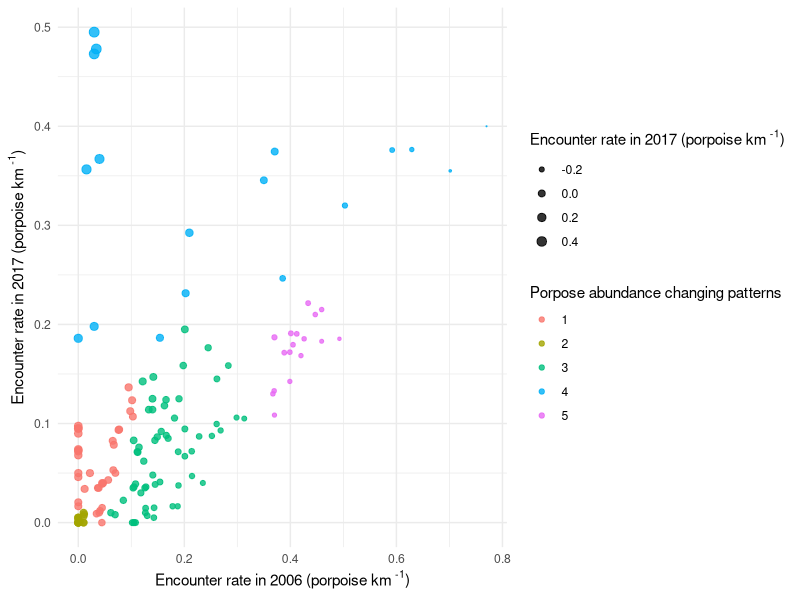
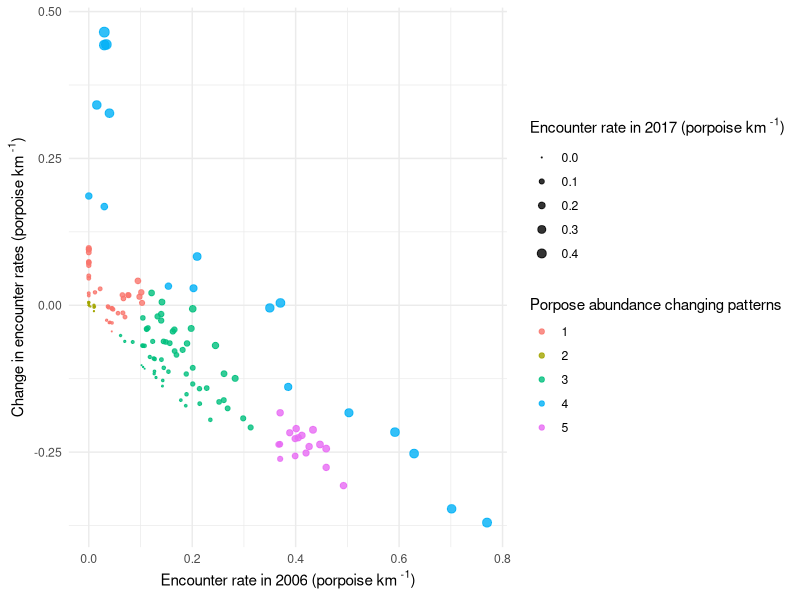
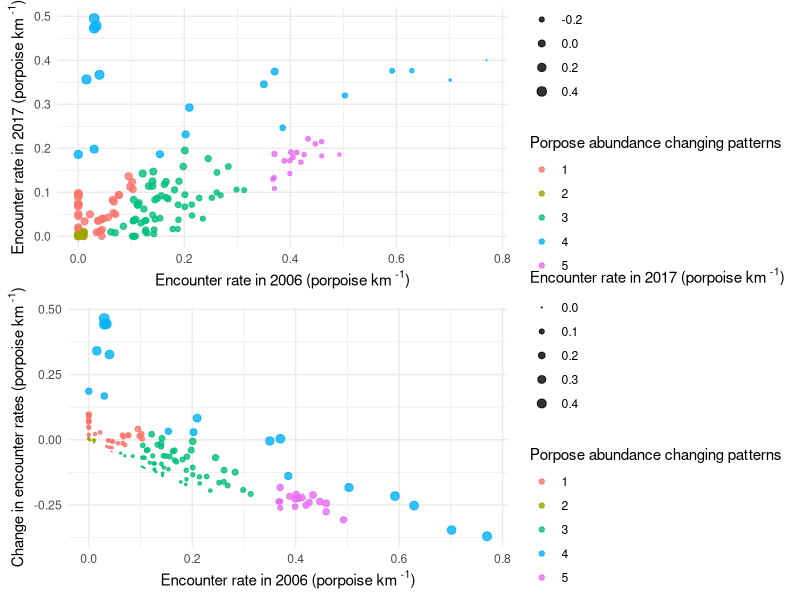

These figures' R source, in order:
## ---- chunk 1
library(tidyverse)
library(mclust)
library(nnet)
library(broom)
library(gridExtra)
## ---- chunk 2
seg_wise_abund_df <- read.csv(file="../../data/analysis_outputs/animal_distribution/segment_wise_porpoise_abundance.csv")
head(seg_wise_abund_df, 5)
## ---- chunk 3
group_levels <- seg_wise_abund_df$groups[1:150]
abund_df <- seg_wise_abund_df %>%
    dplyr::select(groups, year, segment_mean, reserve, reserve_without_nj) %>%
    dplyr::mutate(groups = factor(groups, levels=group_levels)) %>%
    dplyr::mutate(group_levels = as.numeric(groups)) %>%
    tidyr::pivot_wider(., names_from = year, values_from = segment_mean) %>%
    dplyr::rename(abund_06 = "2006", abund_17 = "2017") %>%
    dplyr::mutate(abund_change = abund_17 - abund_06) %>%
    dplyr::filter(group_levels <= 145) |> 
    dplyr::select(groups, group_levels, abund_06, abund_17, abund_change, reserve, reserve_without_nj)
head(abund_df, 5)
## ---- chunk 4
seg_wise_floodplain_df <-
    read.csv(file="../../data/analysis_outputs/trend_analysis/floodplain_area_regression_results.csv")

group_lvls <- seg_wise_floodplain_df$groups
floodplain_df <- seg_wise_floodplain_df %>%
    mutate(groups = factor(groups, levels=group_lvls)) %>%
    mutate(group_levels = as.numeric(groups)) %>%
    mutate(flp_area_trend = case_when((p_value < 0.05 & slope < 0) ~ "decreased",
                                TRUE ~ "stable")) %>%
    mutate(flp_area_trend = factor(flp_area_trend, 
                                    levels = c("decreased", "stable"))) |> 
    dplyr::select(groups, group_levels, flp_area_trend)

head(floodplain_df, 5)
## ---- chunk 5
seg_wise_cropland_df <- read.csv(file="../../data/analysis_outputs/trend_analysis/cropland_perc_regression_results.csv")

cropland_df <- seg_wise_cropland_df %>%
    mutate(groups = factor(groups, levels=group_lvls)) %>%
    mutate(group_levels = as.numeric(groups)) %>%
    mutate(crop_perc_trend = case_when((p_value < 0.05 & slope > 0) ~ "increased",
                             TRUE ~ "stable")) %>% 
    mutate(crop_perc_trend = factor(crop_perc_trend, 
                                    levels = c("increased", "stable"))) |> 
    dplyr::select(groups, group_levels, crop_perc_trend)
head(cropland_df, 5)
## ---- chunk 6
seg_wise_urban_df <- read.csv(file="../../data/analysis_outputs/trend_analysis/urban_cluster_results.csv")

urban_df <- seg_wise_urban_df %>%
    mutate(groups = factor(groups, levels=group_lvls)) %>%
    mutate(group_levels = as.numeric(groups)) %>%
    filter(group_levels <= 145) %>%
    droplevels() %>%
    mutate(urban_levels = case_when(
       development_levels=="less-developed" ~ "Less developed",
       development_levels=="fast-developing" ~ "Fast developing",
       TRUE ~ "Developed")) %>%
    mutate(urban_levels = factor(urban_levels, 
       levels = c("Developed", "Fast developing", "Less developed"))) |> 
    dplyr::select(groups, group_levels, urban_levels)
head(urban_df, 5)
## ---- chunk 7
df <- abund_df |> 
    left_join(floodplain_df, by=c("groups", "group_levels")) |> 
    left_join(cropland_df, by=c("groups", "group_levels")) |> 
    left_join(urban_df, by=c("groups", "group_levels"))
df
## ---- chunk 8
data_scaled <- scale(df[, c("abund_06", "abund_17", "abund_change")])
## ---- chunk 9
numComponents <- 1:5
covarianceModels <- c("EII", "EEI", "VII", "VEE", "EVI", "EEE", "EVE", "EVV", "VVV")

# Initialize a data frame to store BIC values for each model
bic_values <- matrix(nrow = length(numComponents), ncol = length(covarianceModels), dimnames = list(numComponents, covarianceModels))

# Loop through each type of covariance model
for(model in covarianceModels) {
    # Fit the GMM for each covariance type across a range of components
    fit <- Mclust(data_scaled, G = numComponents, modelNames = model)
    print(model)
    print(fit$BIC)
}
## ---- chunk 10
gmm_result <- Mclust(data_scaled, G=5, modelNames = "VII")
print(gmm_result$BIC)
summary(gmm_result)
df$gmm_cluster <- as.factor(gmm_result$classification)
## ---- chunk 11
pattern_plot1 <- ggplot(
  df, aes(x = abund_06, y = abund_17, size = abund_change, color = gmm_cluster)
  ) +
  geom_point(alpha = 0.8) +  
  scale_size_continuous(range = c(0.1, 3)) +
  labs(x = expression(paste("Encounter rate in 2006 ", "(", "porpoise km"^" -1", ")")),
       y = expression(paste("Encounter rate in 2017 ", "(", "porpoise km"^" -1", ")")),
       size = expression(paste("Encounter rate in 2017 ", "(", "porpoise km"^" -1", ")")),
       color = "Porpose abundance changing patterns") +
  # ggtitle("Scatter Plot of Porpoise Abundance by Cluster") +
  theme_minimal()
pattern_plot1
## ---- chunk 12
pattern_plot2 <- ggplot(
  df, aes(x = abund_06, y = abund_change, size = abund_17, color = gmm_cluster)
  ) +
  geom_point(alpha = 0.8) +  
  scale_size_continuous(range = c(0.1, 3)) +
  labs(x = expression(paste("Encounter rate in 2006 ", "(", "porpoise km"^" -1", ")")),
       y = expression(paste("Change in encounter rates ", "(", "porpoise km"^" -1", ")")),
       size = expression(paste("Encounter rate in 2017 ", "(", "porpoise km"^" -1", ")")),
       color = "Porpose abundance changing patterns") +
  # ggtitle("Scatter Plot of Porpoise Abundance by Cluster") +
  theme_minimal()
pattern_plot2
## ---- chunk 13
combined_plot <- grid.arrange(pattern_plot1, pattern_plot2, ncol = 1) 
# combined_plot
## ---- chunk 14
# ggsave("../../results/figures/fig_S_3_abundance_clustesrs.png", combined_plot, width = 7, height = 7)
## ---- chunk 15
df$gmm_cluster <- factor(df$gmm_cluster, levels = c("2", "1", "3", "5", "4"))

df$gmm_cluster <- fct_recode(df$gmm_cluster,
                           "no_presence" = "2",
                           "low_subtle_increase" = "1",
                           "low_med_minor_decline" = "3",
                           "med_high_major_decline" = "5", 
                           "increasing_or_high" = "4")
print(levels(df$gmm_cluster))
## ---- chunk 16
df$flp_area_trend <- factor(df$flp_area_trend, levels = c("stable", "decreased"))
df$crop_perc_trend <- factor(df$crop_perc_trend, levels = c("stable", "increased"))
df$urban_levels <- factor(df$urban_levels, 
                          levels = c("Less developed", "Fast developing", "Developed"))
## ---- chunk 17
df_summary_agg_vals <- df |>  
  group_by(gmm_cluster) |> 
  summarise(mean_abund_17 = round(mean(abund_17), 3),
            mean_abund_change = round(mean(abund_change), 3))
df_summary_agg_vals
## ---- chunk 18
df$gmm_cluster <- relevel(df$gmm_cluster, ref = "no_presence")

multinom_model <- multinom(gmm_cluster ~ flp_area_trend + crop_perc_trend + urban_levels + reserve, 
                           data = df)

mult_output <- tidy(multinom_model, conf.int = TRUE, exponentiate = TRUE) |> 
    mutate_if(is.numeric, round, 3) |> 
    dplyr::filter(p.value < 0.1)

mult_output
## ---- chunk 19
df$gmm_cluster <- relevel(df$gmm_cluster, ref = "low_subtle_increase")

multinom_model <- multinom(gmm_cluster ~ flp_area_trend + crop_perc_trend + urban_levels + reserve, 
                           data = df)

mult_output <- tidy(multinom_model, conf.int = TRUE, exponentiate = TRUE) |> 
    mutate_if(is.numeric, round, 3) |> 
    dplyr::filter(p.value < 0.1)

mult_output
## ---- chunk 20
df$gmm_cluster <- relevel(df$gmm_cluster, ref = "low_med_minor_decline")

multinom_model <- multinom(gmm_cluster ~ flp_area_trend + crop_perc_trend + urban_levels + reserve, 
                           data = df)

mult_output <- tidy(multinom_model, conf.int = TRUE, exponentiate = TRUE) |> 
    mutate_if(is.numeric, round, 3) |> 
    dplyr::filter(p.value < 0.1)

mult_output
## ---- chunk 21
df$gmm_cluster <- relevel(df$gmm_cluster, ref = "med_high_major_decline")

multinom_model <- multinom(gmm_cluster ~ flp_area_trend + crop_perc_trend + urban_levels + reserve, 
                           data = df)

mult_output <- tidy(multinom_model, conf.int = TRUE, exponentiate = TRUE) |> 
    mutate_if(is.numeric, round, 3) |> 
    dplyr::filter(p.value < 0.1)

mult_output
## ---- chunk 22
df_summary <- df |> 
    dplyr::select(groups, gmm_cluster, flp_area_trend, crop_perc_trend, urban_levels, reserve) |> 
    group_by(gmm_cluster) |> 
    summarise(
        Total_length = n(),
        Decreased_Flp_Area = paste0(round(mean(flp_area_trend == "decreased") * 100, 2), "%"),
        Increased_Crop = paste0(round(mean(crop_perc_trend == "increased") * 100, 2), "%"),
        Less_Developed_Urban = paste0(round(mean(urban_levels == "Less developed") * 100, 2), "%"),
        Fast_Developing_Urban = paste0(round(mean(urban_levels == "Fast developing") * 100, 2), "%"),
        Developed_Urban = paste0(round(mean(urban_levels == "Developed") * 100, 2), "%"),
        Reserve_Y = paste0(round(mean(reserve == "Y") * 100, 2), "%"),
        Groups_String = toString(groups),
        # Groups_List = list(groups)
      )
## ---- chunk 23
order <- c("no_presence", "low_subtle_increase", "low_med_minor_decline", "med_high_major_decline", "increasing_or_high")
df_summary$gmm_cluster <- factor(df_summary$gmm_cluster, levels = order)
df_summary <- df_summary[order(df_summary$gmm_cluster), ]
# df_summary

df_summary_agg_vals$gmm_cluster <- factor(df_summary_agg_vals$gmm_cluster, levels = order)
df_summary_agg_vals <- df_summary_agg_vals[order(df_summary_agg_vals$gmm_cluster), ]
# df_summary_agg_vals

df_summary_sim <- df_summary |> 
  left_join(df_summary_agg_vals, by = "gmm_cluster") |> 
  select(!Groups_String)
df_summary_sim
## ---- chunk 24
df_summary_full <- df_summary |> 
  left_join(df_summary_agg_vals, by = "gmm_cluster")
df_summary_full$Groups_String
